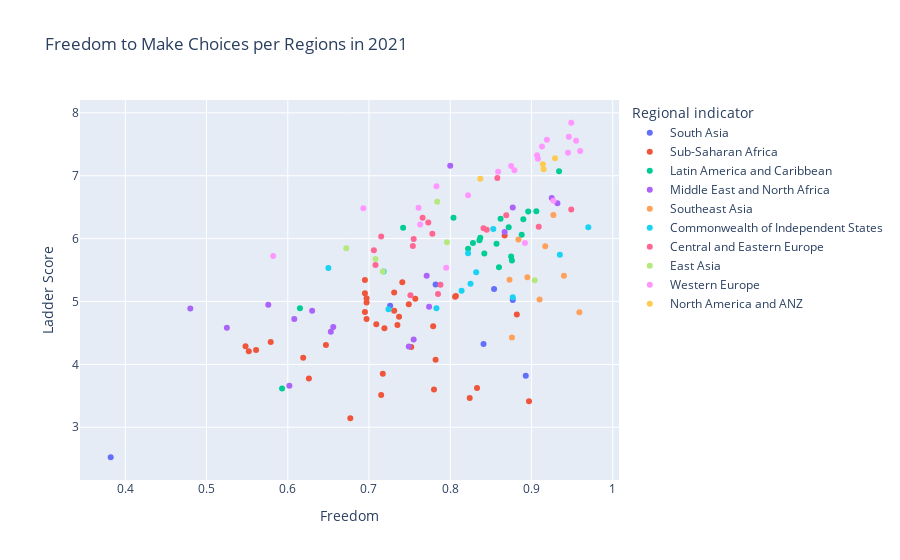

The cell this chart's notebook holds for it:
### Code cell
#Bubble plot: A bubble plot is a scatterplot where the circle size is mapped to the value of a third numeric variable. This section shows many bubble plots made with Python, using both the Matplotlib and Seaborn libraries.

fig= px.scatter(chart_countries_df.loc[2021],x='Freedom', y='Ladder Score', color='Regional indicator', hover_data=['Country'], title="Freedom to Make Choices per Regions in 2021")
fig.write_image("Freed.png")
fig.show()

### Figure 1 — Plotly figure (JSON) as saved in the notebook; plotly's stock layout.template omitted (floating-point values rounded to 4 significant figures)
{"data": [{"customdata": [["Afghanistan"], ["India"], ["Sri Lanka"], ["Pakistan"], ["Bangladesh"], ["Maldives"], ["Nepal"]], "hovertemplate": "Regional indicator=South Asia<br>Freedom=%{x}<br>Ladder Score=%{y}<br>Country=%{customdata[0]}<extra></extra>", "legendgroup": "South Asia", "marker": {"color": "#636efa", "symbol": "circle"}, "mode": "markers", "name": "South Asia", "orientation": "v", "showlegend": true, "type": "scatter", "x": [0.382, 0.893, 0.841, 0.726, 0.877, 0.854, 0.782], "xaxis": "x", "y": [2.523, 3.819, 4.325, 4.934, 5.025, 5.198, 5.269], "yaxis": "y"}, {"customdata": [["Zimbabwe"], ["Rwanda"], ["Botswana"], ["Lesotho"], ["Malawi"], ["Tanzania"], ["Burundi"], ["Sierra Leone"], ["Zambia"], ["Togo"], ["Madagascar"], ["Mauritania"], ["Ethiopia"], ["Comoros"], ["Swaziland"], ["Chad"], ["Namibia"], ["Kenya"], ["Liberia"], ["Uganda"], ["Mali"], ["Nigeria"], ["Mozambique"], ["Burkina Faso"], ["Gabon"], ["South Africa"], ["Guinea"], ["Benin"], ["Gambia"], ["Niger"], ["Ghana"], ["Senegal"], ["Cameroon"], ["Ivory Coast"], ["Congo (Brazzaville)"], ["Mauritius"]], "hovertemplate": "Regional indicator=Sub-Saharan Africa<br>Freedom=%{x}<br>Ladder Score=%{y}<br>Country=%{customdata[0]}<extra></extra>", "legendgroup": "Sub-Saharan Africa", "marker": {"color": "#EF553B", "symbol": "circle"}, "mode": "markers", "name": "Sub-Saharan Africa", "orientation": "v", "showlegend": true, "type": "scatter", "x": [0.677, 0.897, 0.824, 0.715, 0.78, 0.833, 0.626, 0.717, 0.782, 0.619, 0.552, 0.561, 0.752, 0.548, 0.647, 0.579, 0.719, 0.779, 0.735, 0.709, 0.697, 0.737, 0.882, 0.695, 0.731, 0.749, 0.697, 0.757, 0.697, 0.806, 0.807, 0.695, 0.731, 0.741, 0.695, 0.867], "xaxis": "x", "y": [3.145, 3.415, 3.467, 3.512, 3.6, 3.623, 3.775, 3.849, 4.073, 4.107, 4.208, 4.227, 4.275, 4.289, 4.308, 4.355, 4.574, 4.607, 4.625, 4.636, 4.723, 4.759, 4.794, 4.834, 4.852, 4.956, 4.984, 5.045, 5.051, 5.074, 5.088, 5.132, 5.142, 5.306, 5.342, 6.049], "yaxis": "y"}, {"customdata": [["Haiti"], ["Venezuela"], ["Dominican Republic"], ["Paraguay"], ["Bolivia"], ["Ecuador"], ["Peru"], ["Honduras"], ["Argentina"], ["Nicaragua"], ["Colombia"], ["El Salvador"], ["Chile"], ["Panama"], ["Jamaica"], ["Mexico"], ["Brazil"], ["Uruguay"], ["Guatemala"], ["Costa Rica"]], "hovertemplate": "Regional indicator=Latin America and Caribbean<br>Freedom=%{x}<br>Ladder Score=%{y}<br>Country=%{customdata[0]}<extra></extra>", "legendgroup": "Latin America and Caribbean", "marker": {"color": "#00cc96", "symbol": "circle"}, "mode": "markers", "name": "Latin America and Caribbean", "orientation": "v", "showlegend": true, "type": "scatter", "x": [0.593, 0.615, 0.86, 0.876, 0.875, 0.842, 0.822, 0.857, 0.828, 0.836, 0.837, 0.888, 0.742, 0.872, 0.89, 0.862, 0.804, 0.896, 0.906, 0.934], "xaxis": "x", "y": [3.615, 4.892, 5.545, 5.653, 5.716, 5.764, 5.84, 5.919, 5.929, 5.972, 6.012, 6.061, 6.172, 6.18, 6.309, 6.317, 6.33, 6.431, 6.435, 7.069], "yaxis": "y"}, {"customdata": [["Yemen"], ["Egypt"], ["Jordan"], ["Palestinian Territories"], ["Lebanon"], ["Tunisia"], ["Iran"], ["Iraq"], ["Algeria"], ["Morocco"], ["Turkey"], ["Libya"], ["Kuwait"], ["Saudi Arabia"], ["United Arab Emirates"], ["Bahrain"], ["Israel"]], "hovertemplate": "Regional indicator=Middle East and North Africa<br>Freedom=%{x}<br>Ladder Score=%{y}<br>Country=%{customdata[0]}<extra></extra>", "legendgroup": "Middle East and North Africa", "marker": {"color": "#ab63fa", "symbol": "circle"}, "mode": "markers", "name": "Middle East and North Africa", "orientation": "v", "showlegend": true, "type": "scatter", "x": [0.602, 0.749, 0.755, 0.653, 0.525, 0.656, 0.608, 0.63, 0.48, 0.774, 0.576, 0.771, 0.867, 0.877, 0.932, 0.925, 0.8], "xaxis": "x", "y": [3.658, 4.283, 4.395, 4.517, 4.584, 4.596, 4.721, 4.854, 4.887, 4.918, 4.948, 5.41, 6.106, 6.494, 6.561, 6.647, 7.157], "yaxis": "y"}, {"customdata": [["Myanmar"], ["Cambodia"], ["Laos"], ["Indonesia"], ["Malaysia"], ["Vietnam"], ["Philippines"], ["Thailand"], ["Singapore"]], "hovertemplate": "Regional indicator=Southeast Asia<br>Freedom=%{x}<br>Ladder Score=%{y}<br>Country=%{customdata[0]}<extra></extra>", "legendgroup": "Southeast Asia", "marker": {"color": "#FFA15A", "symbol": "circle"}, "mode": "markers", "name": "Southeast Asia", "orientation": "v", "showlegend": true, "type": "scatter", "x": [0.876, 0.959, 0.91, 0.873, 0.895, 0.94, 0.917, 0.884, 0.927], "xaxis": "x", "y": [4.426, 4.83, 5.03, 5.345, 5.384, 5.411, 5.88, 5.985, 6.377], "yaxis": "y"}, {"customdata": [["Ukraine"], ["Georgia"], ["Turkmenistan"], ["Azerbaijan"], ["Armenia"], ["Tajikistan"], ["Russia"], ["Belarus"], ["Kyrgyzstan"], ["Moldova"], ["Kazakhstan"], ["Uzbekistan"]], "hovertemplate": "Regional indicator=Commonwealth of Independent States<br>Freedom=%{x}<br>Ladder Score=%{y}<br>Country=%{customdata[0]}<extra></extra>", "legendgroup": "Commonwealth of Independent States", "marker": {"color": "#19d3f3", "symbol": "circle"}, "mode": "markers", "name": "Commonwealth of Independent States", "orientation": "v", "showlegend": true, "type": "scatter", "x": [0.724, 0.783, 0.877, 0.814, 0.825, 0.832, 0.718, 0.65, 0.935, 0.822, 0.853, 0.97], "xaxis": "x", "y": [4.875, 4.891, 5.066, 5.171, 5.283, 5.466, 5.477, 5.534, 5.744, 5.766, 6.152, 6.179], "yaxis": "y"}, {"customdata": [["Macedonia"], ["Albania"], ["Bulgaria"], ["Montenegro"], ["Bosnia and Herzegovina"], ["Croatia"], ["Hungary"], ["Latvia"], ["Serbia"], ["Romania"], ["Poland"], ["Estonia"], ["Lithuania"], ["Slovakia"], ["Kosovo"], ["Slovenia"], ["Czech Republic"]], "hovertemplate": "Regional indicator=Central and Eastern Europe<br>Freedom=%{x}<br>Ladder Score=%{y}<br>Country=%{customdata[0]}<extra></extra>", "legendgroup": "Central and Eastern Europe", "marker": {"color": "#FF6692", "symbol": "circle"}, "mode": "markers", "name": "Central and Eastern Europe", "orientation": "v", "showlegend": true, "type": "scatter", "x": [0.751, 0.785, 0.788, 0.708, 0.706, 0.754, 0.755, 0.715, 0.778, 0.845, 0.841, 0.909, 0.773, 0.766, 0.869, 0.949, 0.858], "xaxis": "x", "y": [5.101, 5.117, 5.266, 5.581, 5.813, 5.882, 5.992, 6.032, 6.078, 6.14, 6.166, 6.189, 6.255, 6.331, 6.372, 6.461, 6.965], "yaxis": "y"}, {"customdata": [["China"], ["Hong Kong"], ["Mongolia"], ["South Korea"], ["Japan"], ["Taiwan"]], "hovertemplate": "Regional indicator=East Asia<br>Freedom=%{x}<br>Ladder Score=%{y}<br>Country=%{customdata[0]}<extra></extra>", "legendgroup": "East Asia", "marker": {"color": "#B6E880", "symbol": "circle"}, "mode": "markers", "name": "East Asia", "orientation": "v", "showlegend": true, "type": "scatter", "x": [0.904, 0.717, 0.708, 0.672, 0.796, 0.784], "xaxis": "x", "y": [5.339, 5.477, 5.677, 5.845, 5.94, 6.584], "yaxis": "y"}, {"customdata": [["North Cyprus"], ["Greece"], ["Portugal"], ["Cyprus"], ["Italy"], ["Spain"], ["Malta"], ["France"], ["Belgium"], ["United Kingdom"], ["Ireland"], ["Germany"], ["Austria"], ["Luxembourg"], ["Sweden"], ["Norway"], ["Netherlands"], ["Iceland"], ["Switzerland"], ["Denmark"], ["Finland"]], "hovertemplate": "Regional indicator=Western Europe<br>Freedom=%{x}<br>Ladder Score=%{y}<br>Country=%{customdata[0]}<extra></extra>", "legendgroup": "Western Europe", "marker": {"color": "#FF97FF", "symbol": "circle"}, "mode": "markers", "name": "Western Europe", "orientation": "v", "showlegend": true, "type": "scatter", "x": [0.795, 0.582, 0.892, 0.763, 0.693, 0.761, 0.927, 0.822, 0.783, 0.859, 0.879, 0.875, 0.908, 0.907, 0.945, 0.96, 0.913, 0.955, 0.919, 0.946, 0.949], "xaxis": "x", "y": [5.536, 5.723, 5.929, 6.223, 6.483, 6.491, 6.602, 6.69, 6.834, 7.064, 7.085, 7.155, 7.268, 7.324, 7.363, 7.392, 7.464, 7.554, 7.571, 7.62, 7.842], "yaxis": "y"}, {"customdata": [["United States"], ["Canada"], ["Australia"], ["New Zealand"]], "hovertemplate": "Regional indicator=North America and ANZ<br>Freedom=%{x}<br>Ladder Score=%{y}<br>Country=%{customdata[0]}<extra></extra>", "legendgroup": "North America and ANZ", "marker": {"color": "#FECB52", "symbol": "circle"}, "mode": "markers", "name": "North America and ANZ", "orientation": "v", "showlegend": true, "type": "scatter", "x": [0.837, 0.915, 0.914, 0.929], "xaxis": "x", "y": [6.951, 7.103, 7.183, 7.277], "yaxis": "y"}], "layout": {"autosize": true, "legend": {"title": {"text": "Regional indicator"}, "tracegroupgap": 0}, "title": {"text": "Freedom to Make Choices per Regions in 2021"}, "xaxis": {"anchor": "y", "autorange": true, "domain": [0, 1], "range": [0.3447, 1.007], "title": {"text": "Freedom"}, "type": "linear"}, "yaxis": {"anchor": "x", "autorange": true, "domain": [0, 1], "range": [2.084, 8.281], "title": {"text": "Ladder Score"}, "type": "linear"}}}
